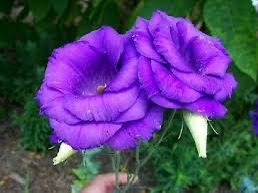
#> input picture Imagen1.jpg, 258 x 193 px
$ python Practica3LabPDI.py
#> lines starting #> are read from the running program, lines starting #| are printed output that depends on the picture
# =========================
# EJERCICIO 1
# =========================

import cv2
import numpy as np
import matplotlib.pyplot as plt
from mpl_toolkits.mplot3d import Axes3D

# =========================
# CAMBIAR NOMBRE DE IMAGEN
# =========================
imagen1 = "Imagen1.jpg"

# Cargar imagen
img = cv2.imread(imagen1)
#> img is the input picture: shape (193, 258, 3); mean B, G, R 112.9, 68.3, 83.5

# Convertir BGR a RGB
img_rgb = cv2.cvtColor(img, cv2.COLOR_BGR2RGB)

# Mostrar imagen
plt.imshow(img_rgb)
plt.title("Imagen original")
plt.axis("off")
plt.show()

# Convertir imagen a lista de pixeles
pixeles = img_rgb.reshape((-1,3))

R = pixeles[:,0]
G = pixeles[:,1]
B = pixeles[:,2]

# Grafica 3D del espacio RGB
fig = plt.figure()
ax = fig.add_subplot(111, projection='3d')

ax.scatter(R, G, B, c=pixeles/255.0, marker='.')

ax.set_xlabel("Rojo")
ax.set_ylabel("Verde")
ax.set_zlabel("Azul")

plt.title("Espacio de color RGB")
plt.show()
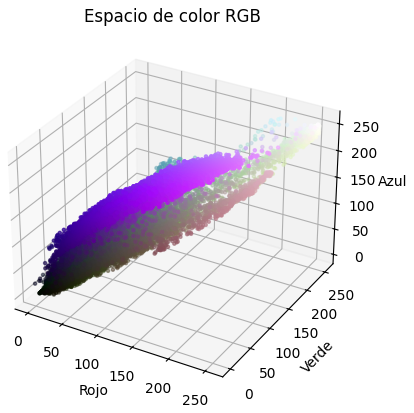
#> figure drawn by matplotlib, 1 panel

# =========================
# EJERCICIO 2
# =========================

import cv2
import numpy as np
import matplotlib.pyplot as plt

# =========================
# CAMBIAR NOMBRE DE IMAGEN
# =========================
imagen2 = "Imagen2.jpg"

# Cargar imagen
img = cv2.imread(imagen2)
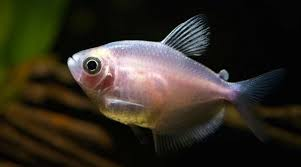
#> input picture Imagen2.jpg, 301 x 167 px
#> img is the input picture: shape (167, 301, 3); mean B, G, R 33.3, 44.2, 50
img_rgb = cv2.cvtColor(img, cv2.COLOR_BGR2RGB)
#> img_rgb: shape (167, 301, 3)

# Convertir a matriz de pixeles
pixeles = img_rgb.reshape((-1,3))
pixeles = np.float32(pixeles)

def aplicar_kmeans(k):

#> called with k = 2
    criterio = (cv2.TERM_CRITERIA_EPS + cv2.TERM_CRITERIA_MAX_ITER,100,0.2)

    ret, labels, centros = cv2.kmeans(
        pixeles,
        k,
        None,
        criterio,
        10,
        cv2.KMEANS_RANDOM_CENTERS
    )
#> ret = 111982202.9; centros = [[171.2, 150, 152.7], [27.14, 24.16, 10.7]]

    centros = np.uint8(centros)
#> centros = [[171, 149, 152], [27, 24, 10]]

    resultado = centros[labels.flatten()]
    imagen_segmentada = resultado.reshape(img_rgb.shape)
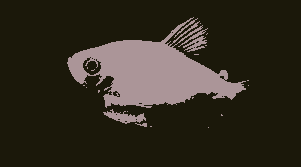
#> imagen_segmentada: shape (167, 301, 3); mean R, G, B 49.9, 43.9, 32.6

    return imagen_segmentada

# Aplicar clustering
k2 = aplicar_kmeans(2)
k4 = aplicar_kmeans(4)
#> call 2 of aplicar_kmeans, with k = 4
#> in aplicar_kmeans (call 2), `ret, labels, centros = cv2.kmeans( pixeles, k, None, criterio, 10, cv2..`: ret = 37639019.3; centros = [[124.9, 102.5, 95.11], [198.5, 179, 187.7], [9.06, 8.52, 4.83], [53.07, 47.21, 16.38]]
#> in aplicar_kmeans (call 2), `centros = np.uint8(centros)`: centros = [[124, 102, 95], [198, 179, 187], [9, 8, 4], [53, 47, 16]]
#> in aplicar_kmeans (call 2), `imagen_segmentada = resultado.reshape(img_rgb.shape)`:
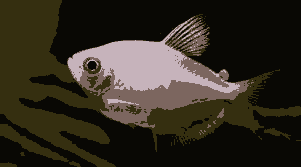
#> imagen_segmentada: shape (167, 301, 3); mean R, G, B 49.9, 43.8, 32.7
k6 = aplicar_kmeans(6)
#> call 3 of aplicar_kmeans, with k = 6
#> in aplicar_kmeans (call 3), `ret, labels, centros = cv2.kmeans( pixeles, k, None, criterio, 10, cv2..`: ret = 22386002.9; centros = [[176.3, 154.8, 165.8], [134.6, 110.7, 105], [47.78, 43.73, 12.18], [88.69, 69.88, 52.9], [8.35, 7.96, 4.63], [227.5, 211.4, 216]]
#> in aplicar_kmeans (call 3), `centros = np.uint8(centros)`: centros = [[176, 154, 165], [134, 110, 104], [47, 43, 12], [88, 69, 52], [8, 7, 4], [227, 211, 216]]
#> in aplicar_kmeans (call 3), `imagen_segmentada = resultado.reshape(img_rgb.shape)`:
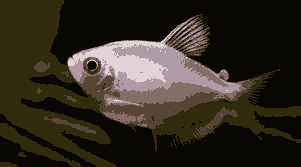
#> imagen_segmentada: shape (167, 301, 3); mean R, G, B 49.5, 43.3, 32.8

# Mostrar resultados
plt.figure(figsize=(10,8))

plt.subplot(2,2,1)
plt.imshow(img_rgb)
plt.title("Imagen Original")
plt.axis("off")

plt.subplot(2,2,2)
plt.imshow(k2)
plt.title("K = 2")
plt.axis("off")

plt.subplot(2,2,3)
plt.imshow(k4)
plt.title("K = 4")
plt.axis("off")

plt.subplot(2,2,4)
plt.imshow(k6)
plt.title("K = 6")
plt.axis("off")

plt.show()

# =========================
# EJERCICIO 3
# =========================

import cv2
import numpy as np
import matplotlib.pyplot as plt

# =========================
# CAMBIAR NOMBRE DE IMAGEN
# =========================
imagen3 = "Imagen5.jpg"

# Cargar imagen
img = cv2.imread(imagen3)
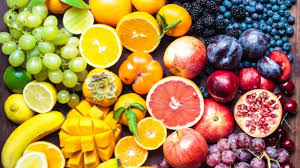
#> input picture Imagen5.jpg, 300 x 168 px
#> img is the input picture: shape (168, 300, 3); mean B, G, R 71.6, 134.9, 170.8
img_rgb = cv2.cvtColor(img, cv2.COLOR_BGR2RGB)
#> img_rgb: shape (168, 300, 3)

# Preparar pixeles
pixeles = img_rgb.reshape((-1,3))
pixeles = np.float32(pixeles)

# Número de clusters
k = 3

criterio = (cv2.TERM_CRITERIA_EPS + cv2.TERM_CRITERIA_MAX_ITER,100,0.2)

ret, labels, centros = cv2.kmeans(
    pixeles,
    k,
    None,
    criterio,
    10,
    cv2.KMEANS_RANDOM_CENTERS
)
#> ret = 262613847.2; centros = [[75.41, 48.02, 47.47], [226.1, 170.3, 37.68], [217.4, 202.3, 163.9]]

centros = np.uint8(centros)
#> centros = [[75, 48, 47], [226, 170, 37], [217, 202, 163]]

resultado = centros[labels.flatten()]
segmentada = resultado.reshape(img_rgb.shape)
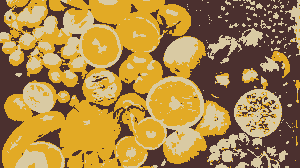
#> segmentada: shape (168, 300, 3); mean R, G, B 170.6, 134.7, 71

# Mostrar resultados
plt.figure(figsize=(10,5))

plt.subplot(1,2,1)
plt.imshow(img_rgb)
plt.title("Imagen original")
plt.axis("off")

plt.subplot(1,2,2)
plt.imshow(segmentada)
plt.title("Segmentación con K-means (k=3)")
plt.axis("off")

plt.show()
